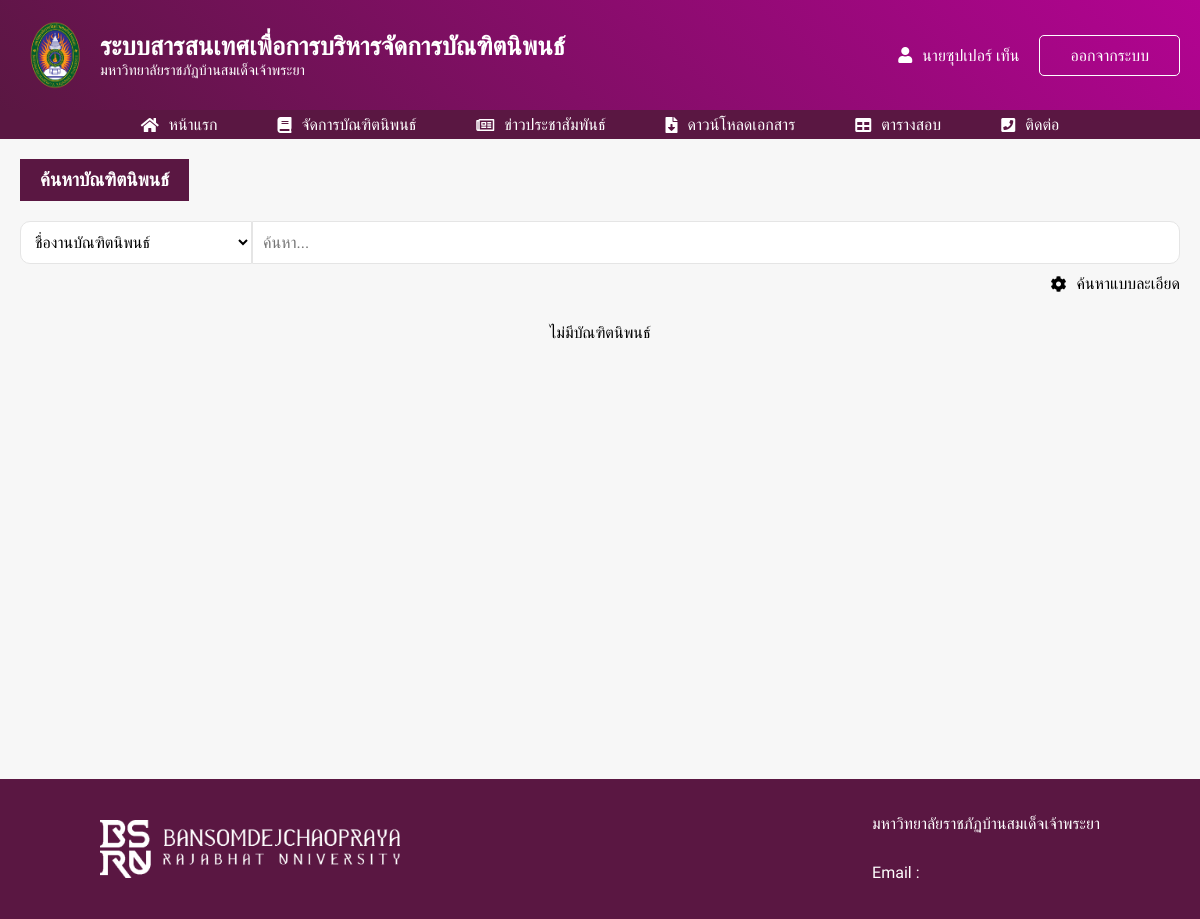
Screenshot of /index.php?student_id=6 (signed in) with the database file from the repository.
### tables this page shows
CREATE TABLE `student` (
  `student_id` int(10) NOT NULL,
  `tname` varchar(20) NOT NULL,
  `fname` varchar(100) NOT NULL,
  `lname` varchar(100) NOT NULL,
  `class` varchar(20) DEFAULT NULL,
  `field` varchar(200) DEFAULT NULL,
  `faculty` varchar(200) DEFAULT NULL,
  `email` varchar(60) NOT NULL,
  `tel` varchar(20) NOT NULL,
  `student_card` varchar(15) NOT NULL,
  `username` varchar(50) NOT NULL,
  `password` varchar(100) NOT NULL,
  `dateofbirth` varchar(20) NOT NULL,
  `status` int(1) NOT NULL,
  `research_id` int(10) NOT NULL,
  `create_up` varchar(20) NOT NULL
);

### index.php (the view, shortened to what this page needs)
<!DOCTYPE html>
<html lang="en">
<head>
    <?php include('root.php'); ?>
    <?php include('import.php'); ?>
</head>
<body>
    <?php
        if(isset($_REQUEST['student_id'])){
            include('student_navbarLogin.php');
        }
    ?>
    <section class="container">
        <h3 class="text-header">ค้นหาบัณฑิตนิพนธ์</h3>
        <div id="search_main_control" class="form-control-search-new">
            <select id="sel_filter_status" class="sel-new sel-new-filter">
                <option value="ชื่องานบัณฑิตนิพนธ์">ชื่องานบัณฑิตนิพนธ์</option>
            </select>
            <input type="search" id="myInput_new" onkeyup="search_system()"  class="txt-search-new" placeholder="ค้นหา..." />
        </div>
        <div id="search_condition_system" class="form-control-search-detail">
            <div onclick="search_condition()" class="search-detail-items">
                <i style="margin-right: 10px;" class="fas fa-cog"></i>
                <span id="text_condition">ค้นหาแบบละเอียด</span>
            </div>
        </div>
<?php
    $flag = 0 ;
    ?>
<?php
    if($flag == 0){
?>
<p style="width: 100%; text-align: center;">ไม่มีบัณฑิตนิพนธ์</p>
<?php
    }
?>
    </section>
    <?php include('footer.php'); ?>
</body>
</html>

### student_navbarLogin.php (shortened to what this page needs)
  <?php
    $stmt = $pdo->query("select * from student where student_id = ".$_REQUEST['student_id']." ");
    while($row = $stmt->fetch(PDO::FETCH_ASSOC)){
  ?>
<nav>
    <div class="nav-container">
        <a href="index.php?student_id=<?php echo $row['student_id'] ; ?>" class="nav-logo">
            <div class="nav-logo-img">
                <img src="img/logo-main.png" />
            </div>
            <div class="nav-logo-title">
                <p>ระบบสารสนเทศเพื่อการบริหารจัดการบัณฑิตนิพนธ์</p>
                <p>มหาวิทยาลัยราชภัฏบ้านสมเด็จเจ้าพระยา</p>
            </div>
        </a>
        <div class="nav-login">
            <a href="student_profile.php?student_id=<?php echo $row['student_id'] ; ?>" class="user-has-login"><i class="fas fa-user"></i><?php echo $row['tname'] ; ?><?php echo $row['fname'] ; ?> <?php echo $row['lname'] ; ?></a>
            <a onclick="logout()" class="btn btn-login">ออกจากระบบ</a>
        </div>
    </div>
</nav>
<section class="nav-menu">
    <ul class="nav-menu-container">
        <li>
            <a href="index.php?student_id=<?php echo $row['student_id'] ; ?>"><i class="fas fa-home"></i> หน้าแรก</a>
        </li>
        <li>
            <a href="student_research.php?student_id=<?php echo $row['student_id'] ; ?>"><i class="fas fa-book"></i> จัดการบัณฑิตนิพนธ์</a>
        </li>
        <li>
            <a href="news.php?student_id=<?php echo $row['student_id'] ; ?>"><i class="far fa-newspaper"></i> ข่าวประชาสัมพันธ์</a>
        </li>
        <li>
            <a href="paper.php?student_id=<?php echo $row['student_id'] ; ?>"><i class="fas fa-file-download"></i> ดาวน์โหลดเอกสาร</a>
        </li>
        <li>
            <a href="exam.php?student_id=<?php echo $row['student_id'] ; ?>"><i class="fas fa-table"></i> ตารางสอบ</a>
        </li>
        <li>
            <a href="contact.php?student_id=<?php echo $row['student_id'] ; ?>"><i class="fas fa-phone-square"></i> ติดต่อ</a>
        </li>
    </ul>
</section>
<?php
   }
  ?>

### css/style.css (style rules this page uses)
* { margin: 0; padding: 0; box-sizing: border-box; font-family: 'Prompt', sans-serif; text-decoration: none; }
:root { --color-primary: #5a1742; --color-sub: #b30392; --color-light: #fff; --danger: #EA2027; --warning: #FFC312; --success: #1abc9c; --info: #3498db; }
.btn { display: flex; justify-content: center; align-items: center; border: none; font-size: 1rem; border-radius: 5px; transition: .3s ease; cursor: pointer; padding: 10px 20px; text-align: center; }
.container { max-width: 1200px; margin: 0 auto; padding: 20px; min-height: 80vh; }
body { background: #f7f7f7; }
nav { width: 100%; padding: 20px 0; background: linear-gradient(45deg, var(--color-primary), var(--color-sub)); }
.nav-container { display: flex; justify-content: space-between; align-items: center; max-width: 1200px; margin: 0 auto; padding: 0 20px; }
.nav-logo { display: flex; align-items: center; }
.nav-logo-img { width: 70px; height: 70px; margin-right: 10px; }
.nav-logo-img img { width: 100%; height: 100%; object-fit: contain; }
.nav-logo-title p { color: var(--color-light); }
.nav-logo-title p:first-child { font-size: 1.6rem; font-weight: 600; }
.nav-logo-title p:last-child { font-size: .9rem; font-weight: 300; }
.nav-login { display: flex; align-items: center; }
.user-has-login { color: var(--color-light); margin-right: 20px; }
.user-has-login i { margin-right: 10px; }
.btn-login { color: var(--color-light); border: 1px solid var(--color-light); padding: 10px 30px; }
.nav-menu { width: 100%; background: var(--color-primary); position: sticky; }
.nav-menu-container { max-width: 1200px; margin: 0 auto; display: flex; justify-content: center; }
.nav-menu-container li { list-style: none; }
.nav-menu-container li a { display: flex; justify-content: center; align-items: center; color: var(--color-light); padding: 5px 20px; margin: 0 10px; transition: .3s ease; }
.nav-menu-container li a i { margin-right: 10px; }
.text-header { color: var(--color-light); background: var(--color-primary); width: fit-content; padding: 10px 20px; margin-bottom: 20px; }
.sel-new { background: #fff; border: 1px solid #e5e5e5; outline: none; padding: 10px; font-size: 1rem; }
.sel-new-filter { border-top-left-radius: 10px; border-bottom-left-radius: 10px; width: 20%; }
.txt-search-new { border-top-right-radius: 10px; border-bottom-right-radius: 10px; background: #fff; width: 80%; border: 1px solid #e5e5e5; outline: none; padding: 10px; font-size: 1rem; }
.form-control-search-new { width: 100%; display: flex; }
.form-control-search-detail { width: 100%; display: flex; justify-content: flex-end; margin: 10px 0; }
.search-detail-items { cursor: pointer; display: flex; align-items: center; }

### rows the page displays
student: tname "นาย", fname "ซุปเปอร์", lname "เท็น"
